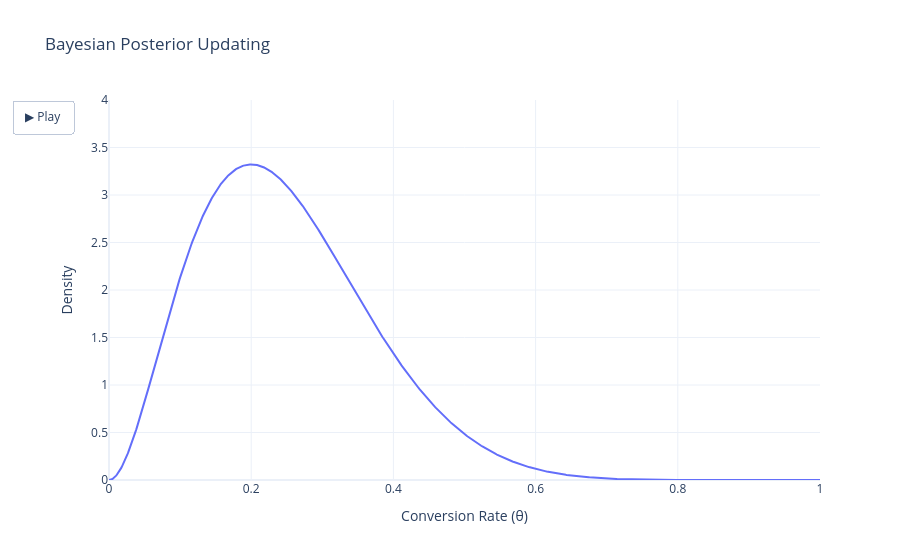

This figure's notebook cell:
### Code cell
frames = []

for visitors, conversions in scenarios:

    alpha_post, beta_post = be.update_posterior(
        alpha_prior,
        beta_prior,
        conversions,
        visitors,
    )

    posterior_pdf = beta.pdf(theta, alpha_post, beta_post)

    frame_name = "Prior" if visitors == 0 else f"{visitors} Visitors"

    frames.append(
        go.Frame(
            data=[
                go.Scatter(
                    x=theta,
                    y=posterior_pdf,
                    mode="lines",
                    name="Posterior",
                )
            ],
            name=frame_name,
        )
    )


fig = go.Figure(
    data=[
        go.Scatter(
            x=theta,
            y=frames[0].data[0].y,
            mode="lines",
            name="Posterior",
        )
    ],
    frames=frames,
)


fig.update_layout(
    title="Bayesian Posterior Updating",
    xaxis_title="Conversion Rate (θ)",
    yaxis_title="Density",
    xaxis=dict(range=[0, 1]),
    yaxis=dict(range=[0, max(prior_pdf) * 4]),
    template="plotly_white",
    updatemenus=[
        dict(
            type="buttons",
            showactive=False,
            buttons=[
                dict(
                    label="▶ Play",
                    method="animate",
                    args=[
                        None,
                        dict(
                            frame=dict(duration=1000, redraw=True),
                            transition=dict(duration=500),
                            fromcurrent=True,
                        ),
                    ],
                )
            ],
        )
    ],
)

fig.show()

### Figure 1 — Plotly figure (JSON) as saved in the notebook; plotly's stock layout.template omitted (floating-point values rounded to 4 significant figures; data arrays with more than 128 entries replaced by an {"elided": "..."} marker saying what was removed)
{"data": [{"mode": "lines", "name": "Posterior", "type": "scatter", "x": {"elided": "1000 float values"}, "y": {"elided": "1000 float values"}}], "layout": {"title": {"text": "Bayesian Posterior Updating"}, "updatemenus": [{"buttons": [{"args": [null, {"frame": {"duration": 1000, "redraw": true}, "fromcurrent": true, "transition": {"duration": 500}}], "label": "▶ Play", "method": "animate"}], "showactive": false, "type": "buttons"}], "xaxis": {"range": [0, 1], "title": {"text": "Conversion Rate (θ)"}}, "yaxis": {"range": [0, 4.0], "title": {"text": "Density"}}}}
